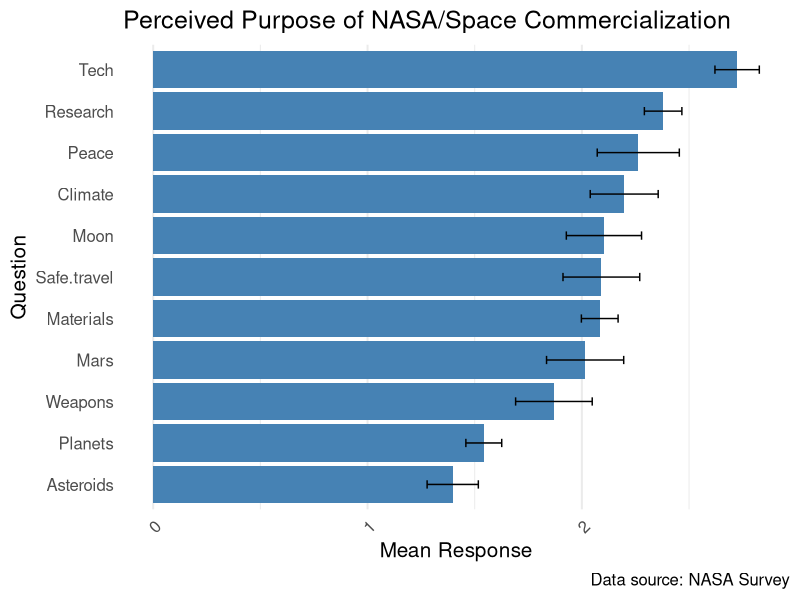

Source code (R):
# Load necessary libraries
library(tidyverse)
library(ggplot2)

# Load the dataset
data <- read.csv("space_nat.csv")

# Clean and tidy data (melt into long format)
tidy_data <- data %>%
  pivot_longer(cols = everything(), names_to = "Question", values_to = "Response") %>%
  filter(!is.na(Response)) # Remove missing responses

# Summarize the data for plotting
summary_data <- tidy_data %>%
  group_by(Question) %>%
  summarise(
    Mean = mean(Response, na.rm = TRUE),
    SE = sd(Response, na.rm = TRUE) / sqrt(n()),
    .groups = "drop"
  ) %>%
  mutate(
    Question = str_replace_all(Question, "_", " "), # Clean up question labels
    Question = str_to_title(Question) # Capitalize first letters for aesthetics
  )

# Create the plot
ggplot(summary_data, aes(x = reorder(Question, Mean), y = Mean)) +
  geom_col(fill = "steelblue") +
  geom_errorbar(aes(ymin = Mean - SE, ymax = Mean + SE), width = 0.2) +
  coord_flip() + # Flip coordinates for better readability
  labs(
    title = "Perceived Purpose of NASA/Space Commercialization",
    x = "Question",
    y = "Mean Response",
    caption = "Data source: NASA Survey"
  ) +
  theme_minimal(base_size = 15) +
  theme(
    axis.text.x = element_text(angle = 45, hjust = 1),
    panel.grid.major.y = element_blank(),
    panel.grid.minor.y = element_blank()
  )
